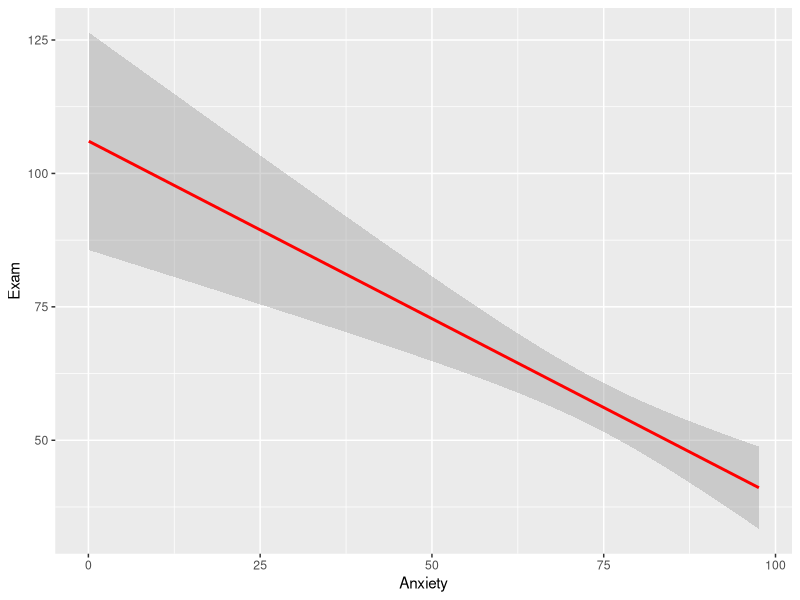
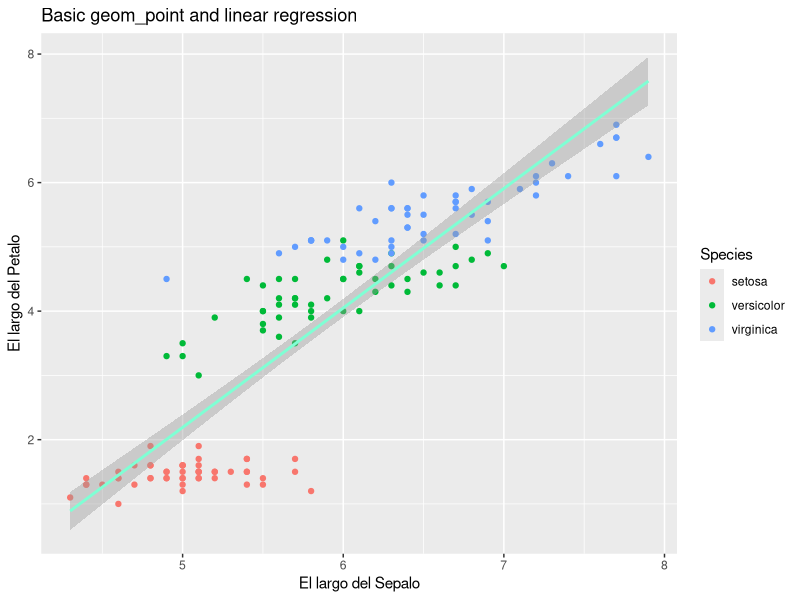
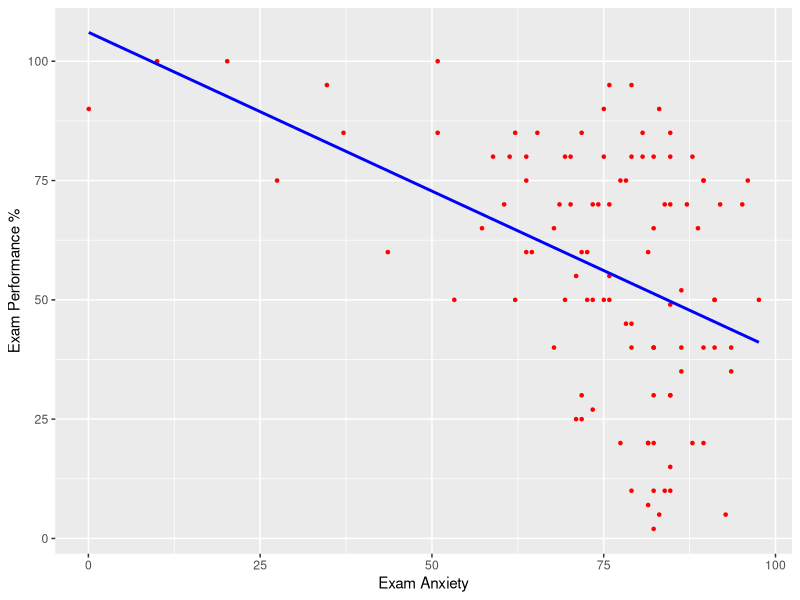
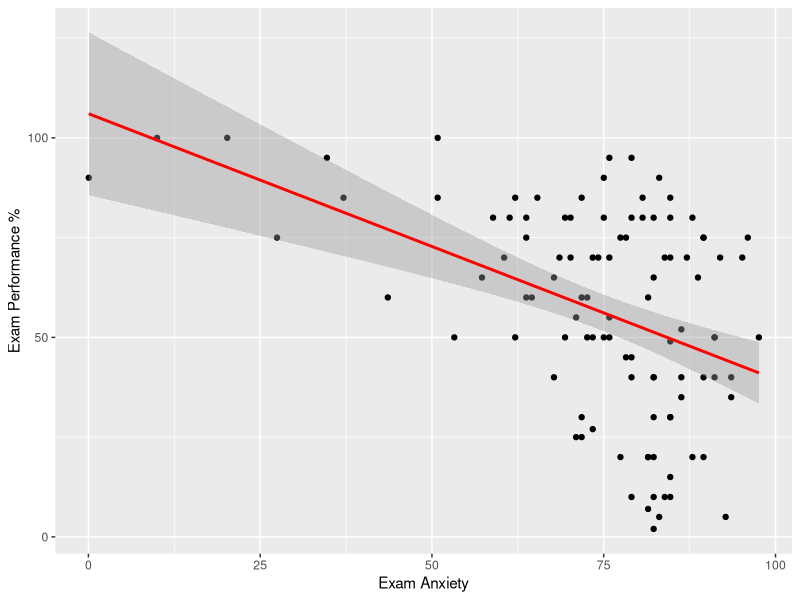
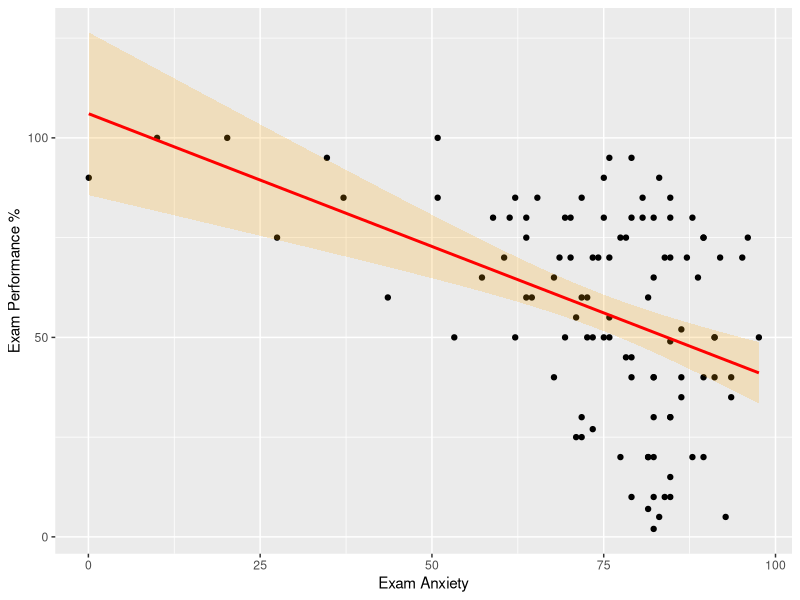
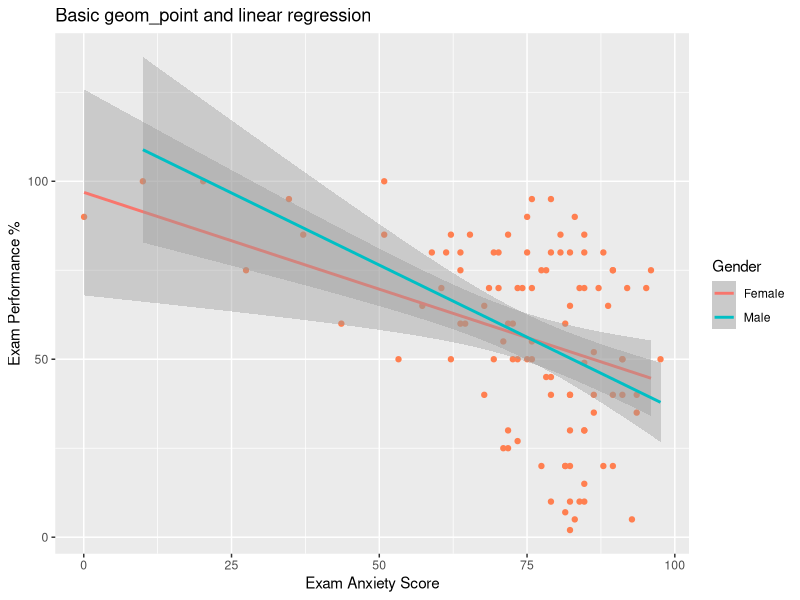
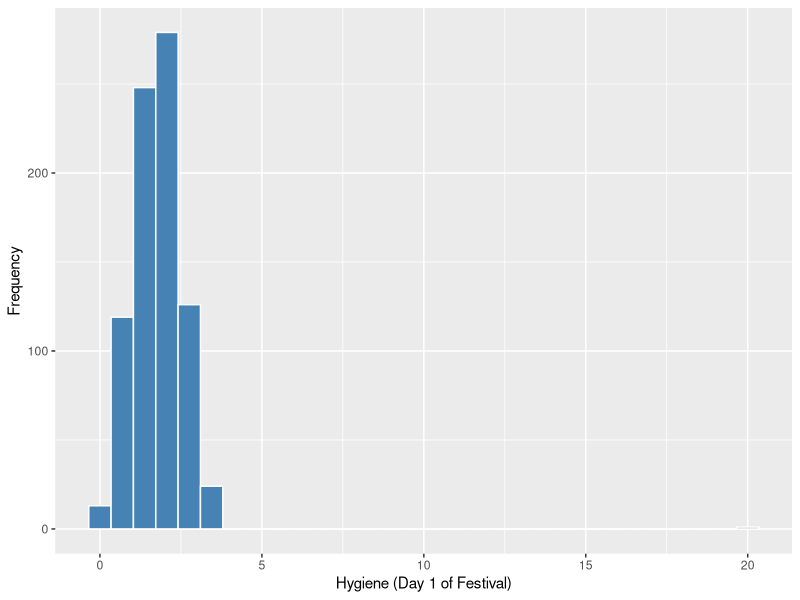
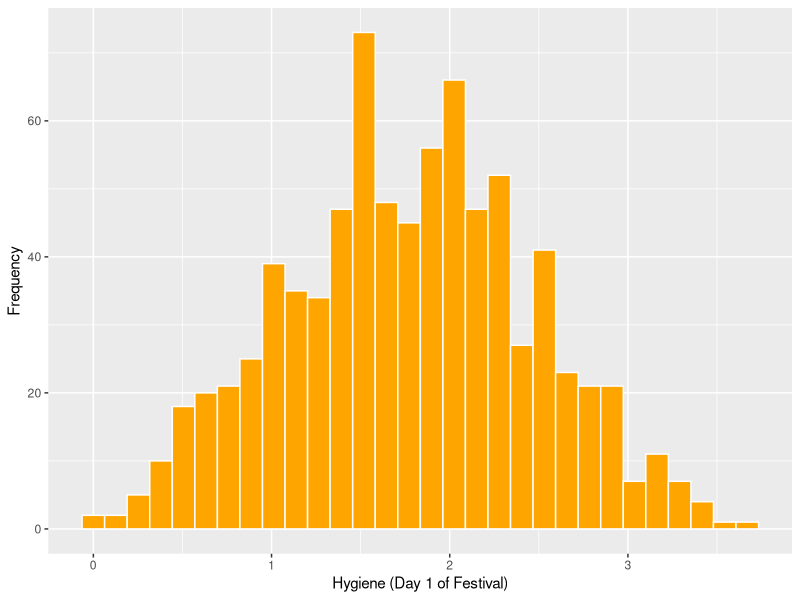

R code for these plots, in order:
## ---- chunk 1
knitr::opts_chunk$set(echo = TRUE, warning=FALSE, message = FALSE)
## ---- chunk 2

Sys.Date()
## ---- chunk 3
library(ggplot2)
## ---- chunk 4
library(readr)
Exam_Anxiety <- read_csv("Data_files_csv/Exam Anxiety.csv")
## ---- chunk 5
head(Exam_Anxiety)
tail(Exam_Anxiety)
## ---- chunk 6
names(Exam_Anxiety)
## ---- chunk 7

ggplot(Exam_Anxiety, aes(y=Exam, x=Anxiety))+ 
  geom_smooth(method=lm, colour="red")

## ---- chunk 8
tail(iris)


ggplot(iris, aes(Sepal.Length, Petal.Length)) +
      geom_point(aes(col = Species)) +
  geom_smooth(method="lm", colour="aquamarine") +  
  labs(x = "El largo del Sepalo", y = "El largo del Petalo")+
  ggtitle("Basic geom_point and linear regression")

## ---- chunk 9
ggsave("Graficos/Iris_size.png")

## ---- chunk 10


scatter <- ggplot(Exam_Anxiety, aes(Anxiety, Exam))
scatter + geom_point(shape=20, colour="red") + 
          geom_smooth(method = "lm", colour = "blue", se = F) +  # se = F, remueve el intervalo de confianza
  labs(x = "Exam Anxiety", y = "Exam Performance %")

## ---- chunk 11
scatter <- ggplot(Exam_Anxiety, aes(Anxiety, Exam))
scatter + geom_point() + 
          geom_smooth(method = "lm", colour = "Red")+ 
  labs(x = "Exam Anxiety", y = "Exam Performance %") 
## ---- chunk 12
scatter <- ggplot(Exam_Anxiety, aes(Anxiety, Exam))
scatter + geom_point() + 
  geom_smooth(method = "lm", colour = "Red", alpha = 0.2, fill = "orange") + 
  labs(x = "Exam Anxiety", y = "Exam Performance %") 
## ---- chunk 13

ggplot(Exam_Anxiety, aes(y=Exam, x=Anxiety, colour=Gender))+ 
  geom_point(colour="coral")+
  geom_smooth(method="lm") +  # lm (linear model) es para modelos lineales 
  labs(x = "Exam Anxiety Score", y = "Exam Performance %")+
  ggtitle("Basic geom_point and linear regression")

## ---- chunk 14
library(readr)
DownloadFestival <- read_csv("Data_files_csv/DownloadFestival.csv")

FD=DownloadFestival

## ---- chunk 15
head(FD, n=2)
tail(FD)

## ---- chunk 16
head(FD)
 ggplot(FD, aes(day1))+ 
  geom_histogram(colour="white", fill="steelblue") + 
  labs(x = "Hygiene (Day 1 of Festival)", y = "Frequency")

  summary(DownloadFestival)
#binwidth = 0.6, fill="orange", colour="white"
## ---- chunk 17
Festivalday1=subset(DownloadFestival, day1<5)
summary(Festivalday1)
## ---- chunk 18
festivalHistogram <- ggplot(Festivalday1, aes(day1))
festivalHistogram + 
  geom_histogram(fill="orange", colour="white") + 
  labs(x = "Hygiene (Day 1 of Festival)", y = "Frequency")

## ---- chunk 19

festivalBoxplot <- ggplot(Festivalday1, aes(x=1,y=day1))
festivalBoxplot + geom_boxplot() + labs(x = "Gender", y = "Hygiene (Day 1 of Festival)")


## ---- chunk 20

festivalBoxplot <- ggplot(Festivalday1, aes(x=gender,y=day2, colour=gender))
festivalBoxplot + 
  geom_point()+
  geom_boxplot(fill="yellow", alpha=0.1) + 
  labs(x = "Gender", y = "Hygiene (Day 2 of Festival)")


## ---- chunk 21

Valoressesgados<-function(variable, digits = 2){
  
  zvariable<-(variable-mean(variable, na.rm = TRUE))/sd(variable, na.rm = TRUE)
  
  IC95<-abs(zvariable) >= 1.96  # error de 95%
  IC99<-abs(zvariable) >= 2.58   # error de 99%
  IC999<-abs(zvariable) >= 3.29  # error de 99.9%
  
  ncases<-length(na.omit(zvariable))
  
  percentaje95<-round(100*length(subset(IC95, IC95 == TRUE))/ncases, digits)
  percentaje99<-round(100*length(subset(IC99, IC99 == TRUE))/ncases, digits)
  percentaje999<-round(100*length(subset(IC999, IC999 == TRUE))/ncases, digits)
  
  cat("Valor absoluto z-score mayor de 1.96 = ", percentaje95, "%", "\n")
  cat("Valor absoluto z-score mayor de 2.58 = ",  percentaje99, "%", "\n")
  cat("Valor absoluto z-score mayor de 3.29 = ",  percentaje999, "%", "\n")
}

Valoressesgados(FD$day3)
## ---- chunk 22

library(Hmisc) # you need this package to add the confidence interval

library(readr)
Hiccups <- read_csv("Data_files_csv/Hiccups.csv")
head(Hiccups, n=2)
## ---- chunk 23

hiccups<-stack(Hiccups) # organizar los datos en dos columnas con la función **stack**


names(hiccups)=c("Num_Hiccups","Intervention") # Cambiar el nombre de las columnas

head(hiccups)
## ---- chunk 24
ggplot(hiccups, aes(y=Num_Hiccups,x=Intervention))+ 
  stat_summary(fun.y = "mean", geom = "point") + 
  stat_summary(fun.y = "mean", geom = "line", aes(group = 1),colour = "Red", linetype = "dashed") +      
  stat_summary(fun.data = mean_cl_boot, geom = "errorbar", width = 0.2, colour="blue") + 
  labs(x = "Intervention", y = "Mean Number of Hiccups")
